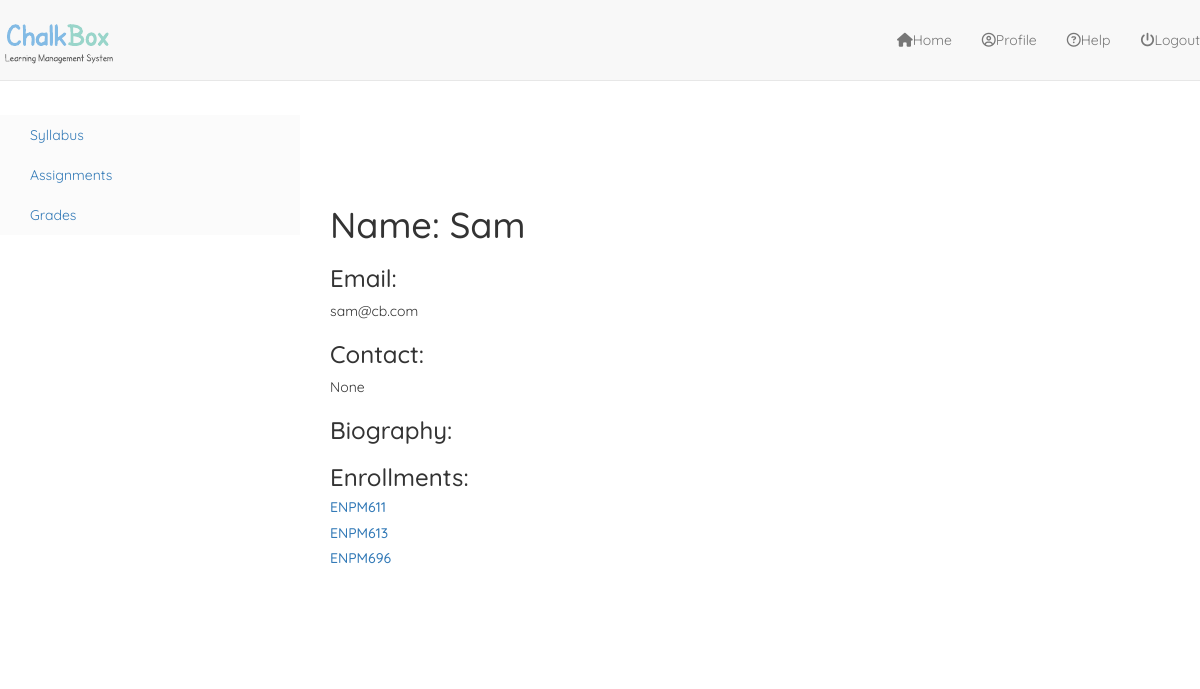
The page /courses/1/accounts/students/8/ on the database its author committed.
### accounts/models.py (models this page shows, shortened)
class User(AbstractBaseUser):
	username    = models.CharField(max_length=120)
	email       = models.EmailField(max_length=255, unique=True)
	full_name   = models.CharField(max_length=255, blank=True, null=True)
	biography   = models.TextField(blank=True)
	phone_number= models.IntegerField(blank=True, null=True)
	is_active   = models.BooleanField(default=True) # can login
	staff       = models.BooleanField(default=False) # staff user non superuser
	admin       = models.BooleanField(default=False) # superuser
	timestamp   = models.DateTimeField(auto_now_add=True)
	courses     = models.ManyToManyField(Course, blank=True)
	USERNAME_FIELD = 'email'
	REQUIRED_FIELDS = [] #['full_name'] #python manage.py createsuperuser
	objects = UserManager()

### courses/models.py (models this page shows, shortened)
class Course(models.Model):
    course_code = models.CharField(max_length=120)
    course_title = models.CharField(max_length=120)
    course_description = models.TextField(blank=True)
    updated     = models.DateTimeField(auto_now=True)
    timestamp   = models.DateTimeField(auto_now_add=True)
    syllabus	= models.FileField(null=True, blank=True)
    publish_syllabus   = models.BooleanField(default=False)
    def get_absolute_url(self):
    	return reverse("courses:detail", kwargs={"cid": self.id})

### accounts/views.py (the view)
# urls.py: url(r'^students/(?P<user>\d+)/$', user_details, name="detail"),
def user_details(request, cid=None, user=None):
	user = get_object_or_404(User, id=user)
	queryset = user.courses.all()
	context = {
		"name": user.username,
		"user": user,
		"courses": queryset,
		"id": cid,
	}
	return render(request, "account/student_detail.html", context)

### templates/account/student_detail.html (shortened to what this page needs)
{% extends "base_navbar.html" %}
{% block content %}
<div class="modal-body row">
       {% include "side_bar.html" with cid=id %}
       <div class="col-md-9">
       <main role="main" class="col-sm-9 ml-sm-auto col-md-10 pt-2">
       	<div class="content">
		<h1>Name: {{ name }}</h1>
		<div>
			<h3>Email:</h3> {{ user.email }}
			<h3>Contact:</h3> {{ user.phone_number }}
			<h3>Biography:</h3>
			<h3>Enrollments:</h3>
			{% for course in courses %}
				<h5><a href='{{ course.get_absolute_url }}'>{{ course.course_code }}</a></h5>
			{% endfor %}
		</div>
       </div>
  </div>
</div>
{% endblock %}

### static_proj/static_root/css/navbar-static-top.css (style rules this page uses)
body { min-height: 2000px; }

### static_proj/static_root/css/custom.css (style rules this page uses)
html { height: 100%; margin: 0; padding: 0; border: 0; overflow-x: hidden; }
body { min-height: 100% !important; font-family: 'Quicksand', 'Raleway', sans-serif; margin: 0; padding: 0; border: 0; overflow-x: hidden; }

### static_proj/static_root/css/style.css (style rules this page uses)
*, *:before, *:after { box-sizing: border-box; }
main { max-width: 1140px; min-height: 100vh; display: -webkit-box; display: -ms-flexbox; display: flex; -webkit-box-orient: vertical; -webkit-box-direction: normal; -ms-flex-direction: column; flex-direction: column; -webkit-box-pack: center; -ms-flex-pack: center; justify-content: center; -webkit-box-align: stretch; -ms-flex-align: stretch; align-items: stretch; margin: 0 auto; padding: 70px; }

### rows shown on the page
User: username "Sam", email "sam@cb.com", phone_number "None"
Course: course_code "ENPM611"
Course: course_code "ENPM613"
Course: course_code "ENPM696"
